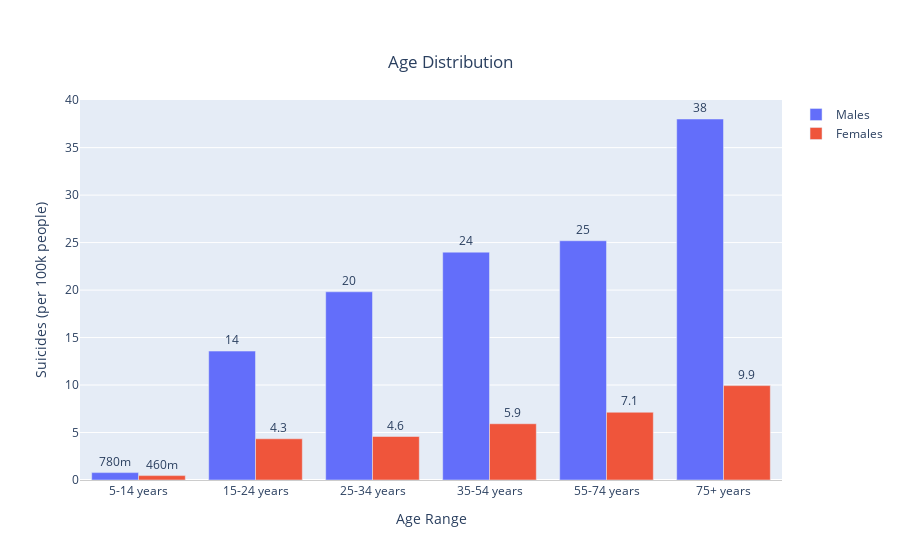

The notebook cell this image was saved under:
### Code cell
fig = go.Figure(data=[
    go.Bar(name='Males', x=males_list, y=males['suicides/100k pop'], text=males['suicides/100k pop']),
    go.Bar(name='Females', x=females_list, y=females['suicides/100k pop'], text=females['suicides/100k pop'])
])
# Change the bar mode
fig.update_layout(barmode='group')
fig.update_traces(texttemplate='%{text:.2s}', textposition='outside')
fig.update_layout(uniformtext_minsize=8, uniformtext_mode='hide')
fig.update_layout(
    title=dict(
        text='Age Distribution',
        y=0.90,
        x=0.5,
        xanchor='center',
        yanchor='top'
    ),
    xaxis=dict(
        title='Age Range',
        linecolor='rgb(204, 204, 204)',
    ),
    yaxis=dict(
        title='Suicides (per 100k people)',
    )
)
fig.show()

### Figure 1 — Plotly figure (JSON) as saved in the notebook; plotly's stock layout.template omitted (floating-point values rounded to 4 significant figures)
{"data": [{"name": "Males", "text": [0.7778, 13.57, 19.82, 23.99, 25.19, 38.02], "textposition": "outside", "texttemplate": "%{text:.2s}", "type": "bar", "x": ["5-14 years", "15-24 years", "25-34 years", "35-54 years", "55-74 years", "75+ years"], "y": [0.7778, 13.57, 19.82, 23.99, 25.19, 38.02]}, {"name": "Females", "text": [0.4623, 4.34, 4.58, 5.924, 7.133, 9.938], "textposition": "outside", "texttemplate": "%{text:.2s}", "type": "bar", "x": ["5-14 years", "15-24 years", "25-34 years", "35-54 years", "55-74 years", "75+ years"], "y": [0.4623, 4.34, 4.58, 5.924, 7.133, 9.938]}], "layout": {"barmode": "group", "title": {"text": "Age Distribution", "x": 0.5, "xanchor": "center", "y": 0.9, "yanchor": "top"}, "uniformtext": {"minsize": 8, "mode": "hide"}, "xaxis": {"linecolor": "rgb(204, 204, 204)", "title": {"text": "Age Range"}}, "yaxis": {"title": {"text": "Suicides (per 100k people)"}}}}
